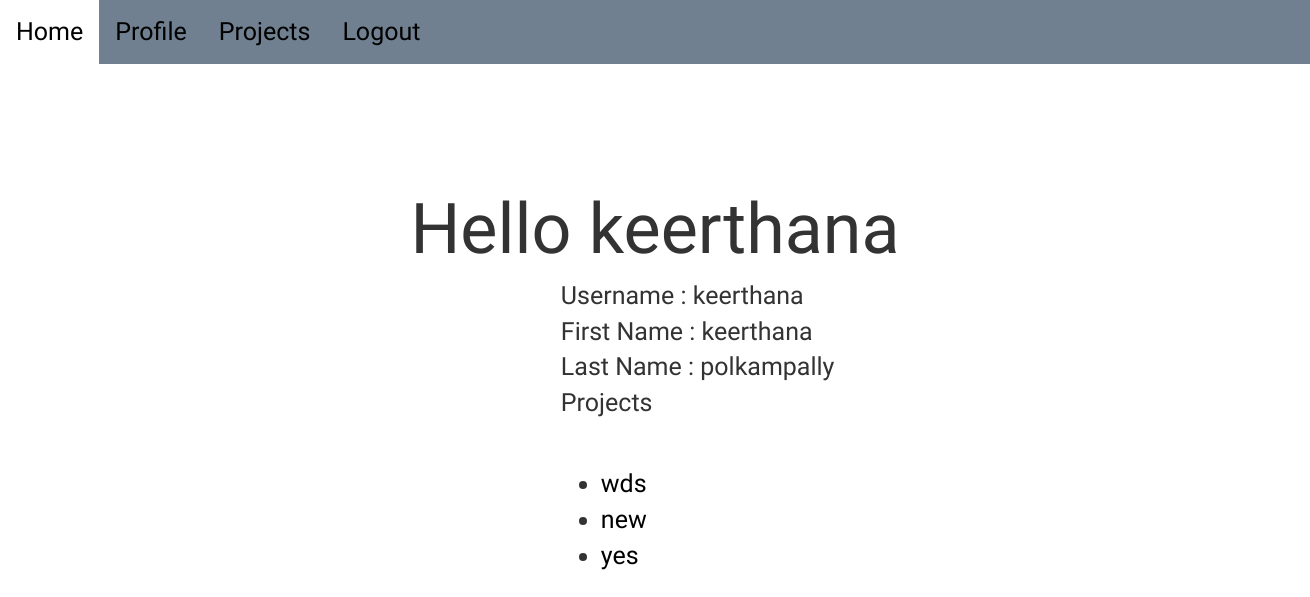
Page /profile/12/ on the committed database.
### project/models.py (models this page shows, shortened)
class project(models.Model):
	project_name = models.CharField(max_length=100)
	start_date = models.DateField(default=datetime.date.today)
	end_date = models.DateField(default=datetime.date.today)
	employee = models.ManyToManyField(Profile, blank = True, null = True)

### index/views.py (the view)
# urls.py: url(r'^profile/(?P<user_id>[0-9]+)/$', index_views.get_profile, name='ownprofile'),
def get_profile(request,user_id):
    current_user = User.objects.get(id = user_id)
    return render(request,'profile.html', {'user' : current_user})

### index/templates/profile.html
{% extends 'nav.html' %}
{%block content %}
<br><br><br>
<h2>Hello {{user.username}}</h2>
<div class="col-sm-offset-5 col-sm-8">
Username : {{user.username}}<br>
First Name : {{user.first_name}}<br>
Last Name : {{user.last_name}}<br>
<p>Projects</p><br>
<ul>
{% for x in user.profile.project_set.all %}
	<li><a href="/project/{{x.id}}">{{x.project_name}}</a></li>
{% endfor %}
</ul>
</div>
{% endblock %}

### index/static/stylesheets/nav.css (style rules this page uses)
body { font-family: 'Source Sans Pro', sans-serif; background-image: url(https://www.xmple.com/wallpaper/linear-gradient-cyan-brown-highlight-1920x1080-c2-344b47-fff8dc-l-67-a-225-f-21.svg); background-repeat: no-repeat; background-position: center; max-width:100%; max-height: 100%; position: relative; background-size: 800% 800%; font-size: 25px; }
a { color: black; }
h2 { text-align: center; position: center; font-size: 70px; }

### rows in the picture
project: project_name "wds"
project: project_name "new"
project: project_name "yes"

### other values in the picture
{{ user.username }} "keerthana"
{{ user.first_name }} "keerthana"
{{ user.last_name }} "polkampally"
